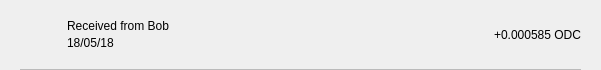
<?xml version="1.0" encoding="UTF-8"?>
<ui version="4.0">
 <class>TxRow</class>
 <widget class="QWidget" name="TxRow">
  <property name="geometry">
   <rect>
    <x>0</x>
    <y>0</y>
    <width>601</width>
    <height>70</height>
   </rect>
  </property>
  <property name="minimumSize">
   <size>
    <width>0</width>
    <height>40</height>
   </size>
  </property>
  <property name="windowTitle">
   <string>Form</string>
  </property>
  <layout class="QVBoxLayout" name="verticalLayout_3">
   <property name="spacing">
    <number>0</number>
   </property>
   <property name="leftMargin">
    <number>0</number>
   </property>
   <property name="topMargin">
    <number>0</number>
   </property>
   <property name="rightMargin">
    <number>0</number>
   </property>
   <property name="bottomMargin">
    <number>0</number>
   </property>
   <item>
    <widget class="QWidget" name="rowContainer" native="true">
     <layout class="QVBoxLayout" name="verticalLayout_2">
      <property name="spacing">
       <number>9</number>
      </property>
      <property name="leftMargin">
       <number>20</number>
      </property>
      <property name="topMargin">
       <number>9</number>
      </property>
      <property name="rightMargin">
       <number>20</number>
      </property>
      <property name="bottomMargin">
       <number>0</number>
      </property>
      <item>
       <widget class="QFrame" name="frame">
        <property name="styleSheet">
         <string notr="true">border:none;</string>
        </property>
        <property name="frameShape">
         <enum>QFrame::StyledPanel</enum>
        </property>
        <property name="frameShadow">
         <enum>QFrame::Raised</enum>
        </property>
        <layout class="QHBoxLayout" name="horizontalLayout" stretch="0,2,0">
         <property name="leftMargin">
          <number>0</number>
         </property>
         <property name="topMargin">
          <number>0</number>
         </property>
         <property name="rightMargin">
          <number>0</number>
         </property>
         <property name="bottomMargin">
          <number>0</number>
         </property>
         <item>
          <widget class="QPushButton" name="icon">
           <property name="focusPolicy">
            <enum>Qt::NoFocus</enum>
           </property>
           <property name="styleSheet">
            <string notr="true">border:none;</string>
           </property>
           <property name="text">
            <string/>
           </property>
           <property name="iconSize">
            <size>
             <width>28</width>
             <height>28</height>
            </size>
           </property>
          </widget>
         </item>
         <item>
          <layout class="QVBoxLayout" name="verticalLayout">
           <property name="spacing">
            <number>3</number>
           </property>
           <property name="leftMargin">
            <number>9</number>
           </property>
           <item>
            <widget class="QLabel" name="lblAddress">
             <property name="styleSheet">
              <string notr="true"/>
             </property>
             <property name="text">
              <string>Received from Bob</string>
             </property>
             <property name="alignment">
              <set>Qt::AlignBottom|Qt::AlignLeading|Qt::AlignLeft</set>
             </property>
            </widget>
           </item>
           <item>
            <widget class="QLabel" name="lblDate">
             <property name="styleSheet">
              <string notr="true"/>
             </property>
             <property name="text">
              <string>18/05/18</string>
             </property>
             <property name="alignment">
              <set>Qt::AlignLeading|Qt::AlignLeft|Qt::AlignTop</set>
             </property>
            </widget>
           </item>
          </layout>
         </item>
         <item>
          <widget class="QLabel" name="lblAmount">
           <property name="styleSheet">
            <string notr="true"/>
           </property>
           <property name="text">
            <string>+0.000585 ODC</string>
           </property>
          </widget>
         </item>
        </layout>
       </widget>
      </item>
      <item>
       <widget class="QLabel" name="lblDivisory">
        <property name="minimumSize">
         <size>
          <width>0</width>
          <height>1</height>
         </size>
        </property>
        <property name="maximumSize">
         <size>
          <width>16777215</width>
          <height>1</height>
         </size>
        </property>
        <property name="styleSheet">
         <string notr="true">background-color:#bababa;</string>
        </property>
        <property name="text">
         <string/>
        </property>
        <property name="alignment">
         <set>Qt::AlignBottom|Qt::AlignLeading|Qt::AlignLeft</set>
        </property>
       </widget>
      </item>
     </layout>
    </widget>
   </item>
  </layout>
 </widget>
 <resources/>
 <connections/>
</ui>
